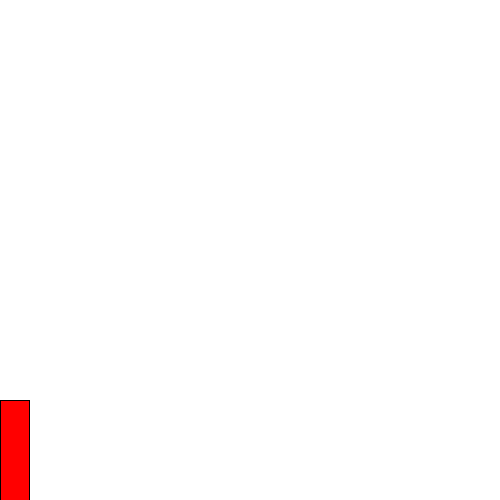
Frame 1 (no input)
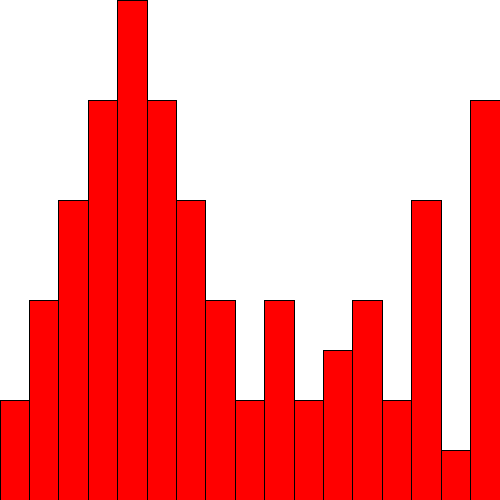
Frame 60 (the mouse pressed at the canvas centre just before this capture)
Frame 120 (the mouse held since frame 60 and released just before this capture): identical to frame 60, image omitted

The Processing sketch that drew these frames (run headless with seeded random() and noise(); from frame 60 on, the mouse is pressed at the canvas centre):

// Processing sketch: BarChart
// ── BarChart.pde
int i = 0;
int[] arr = {100, 200, 300, 400, 500, 400, 300, 200, 100, 200, 100, 150, 200, 100, 300, 50, 400};
float barWidth;

void setup() {
  size(500, 500);
  background(255);
  fill(255, 0, 0);
  barWidth = 500.0 / arr.length;
}

void draw() {
  if(i < arr.length) {
    rect(i * barWidth, 500 - arr[i], barWidth, arr[i]);
  }
  i++;
}
